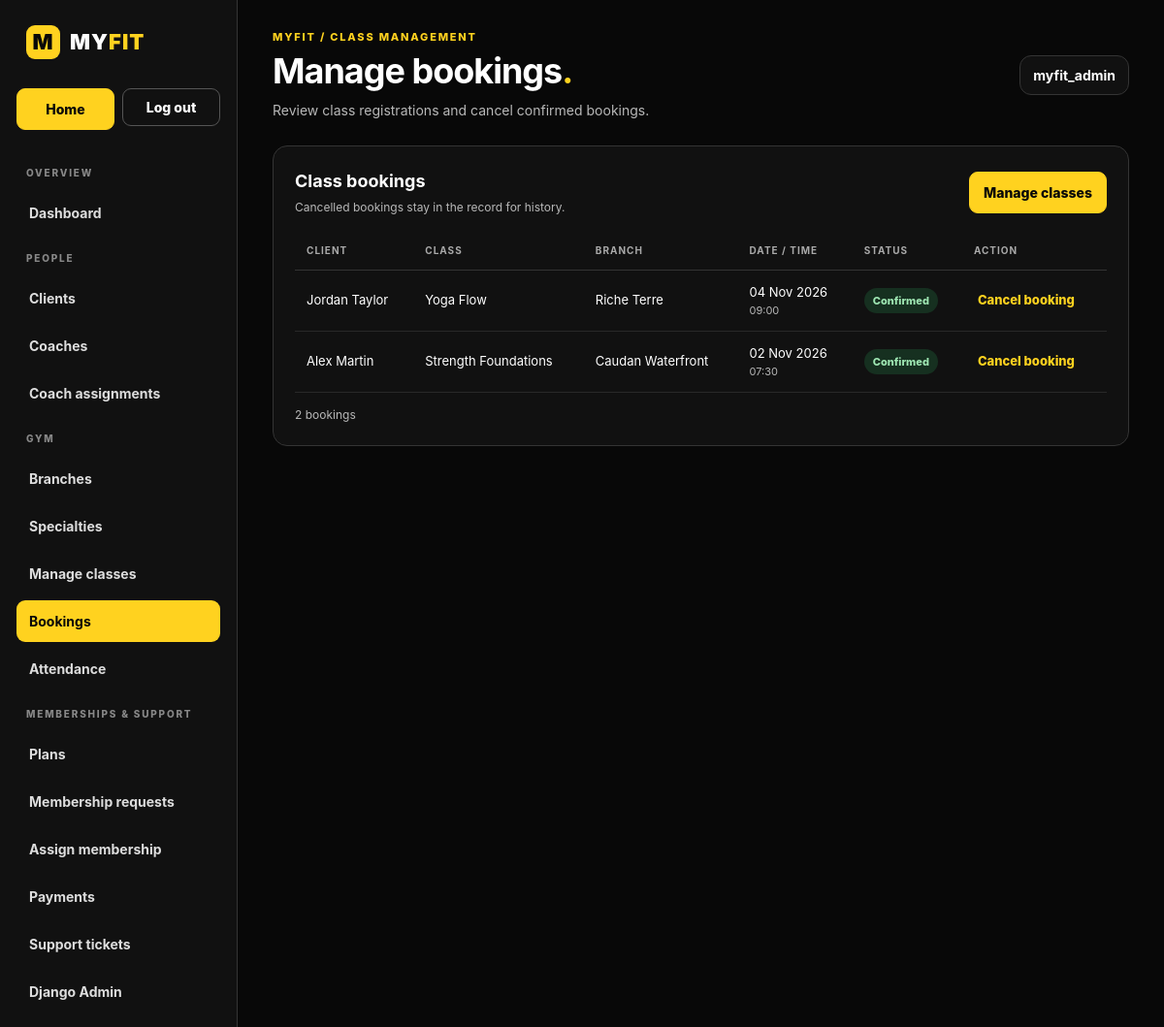
/manage-bookings/ (signed in), run on the app's committed database.
### core/models.py (models this page shows, shortened)
class ClassBooking(models.Model):
    STATUS_CHOICES = [('Confirmed', 'Confirmed'), ('Cancelled', 'Cancelled')]
    session = models.ForeignKey(ClassSession, on_delete=models.CASCADE, related_name='bookings')
    client = models.ForeignKey('ClientProfile', on_delete=models.CASCADE, related_name='bookings')
    status = models.CharField(max_length=20, choices=STATUS_CHOICES, default='Confirmed')
    booked_at = models.DateTimeField(auto_now_add=True)
    cancelled_at = models.DateTimeField(null=True, blank=True)
    class Meta:
        constraints = [
            models.UniqueConstraint(
                fields=['session', 'client'],
                condition=Q(status='Confirmed'),
                name='myfit_unique_confirmed_session_client',
            ),
        ]

class ClientProfile(models.Model):
    user = models.OneToOneField( #Creates a one-to-one relationship between ClientProfile and User.
        settings.AUTH_USER_MODEL, #It tells Django which User model your application uses for authentication (login, passwords, usernames, etc.).
        on_delete=models.CASCADE, #Defines what happens when the referenced User is deleted.
        related_name="client_profile",) #Django to define a name for accessing a related model in the reverse direction.
    date_of_birth = models.DateField(null=True, blank=True,
                                     validators=[validate_not_future]) #chech if date is valide
    gender = models.CharField(max_length=20, blank=True)
    phone = models.CharField(max_length=20, blank=True)
    created_at = models.DateTimeField(auto_now_add=True)
    updated_at = models.DateTimeField(auto_now=True)

class ClassSession(models.Model):
    STATUS_CHOICES = [
        ('Draft', 'Draft'),
        ('Scheduled', 'Scheduled'),
        ('Cancelled', 'Cancelled'),
        ('Completed', 'Completed'),
    ]
    title = models.CharField(max_length=100)
    category = models.CharField(max_length=30, choices=[
        ('Strength', 'Strength'), ('HIIT', 'HIIT'), ('Yoga', 'Yoga'),
        ('Zumba', 'Zumba'), ('Mobility', 'Mobility'),
        ('Conditioning', 'Conditioning'),
    ], default='Strength')
    description = models.TextField(blank=True)
    branch = models.ForeignKey('Branch', on_delete=models.CASCADE, related_name='classes')
    coach = models.ForeignKey('CoachProfile', on_delete=models.CASCADE, related_name='classes')
    date = models.DateField()
    time = models.TimeField()
    end_time = models.TimeField(
        blank=True,
        null=True,
        help_text='Expected class end time; must be after the start time.'
    )
    image = models.ImageField(upload_to='classes/', blank=True, validators=MYFIT_IMAGE_VALIDATORS)#<----Loick
    capacity = models.PositiveIntegerField(default=10)
    status = models.CharField(max_length=20, choices=STATUS_CHOICES, default='Scheduled')
    created_at = models.DateTimeField(auto_now_add=True)

class Branch(models.Model): #allows Django to map this class to a database table.
    name = models.CharField(max_length=120, unique=True) #short strings, maximum of 120 characters, unique name
    address = models.TextField() #Stores text without, field as required by default, field is non-null by default.
    phone = models.CharField(max_length=20, blank=True) #Stores the number as text because someone could put a + at the start
    email = models.EmailField(blank=True) #specialized CharField that validates email formatting
    opening_hours = models.TextField(blank=True)
    operational_status = models.CharField(max_length=20, choices=[
        ('Open', 'Open'), ('Maintenance', 'Maintenance'),
        ('Coming soon', 'Coming soon'), ('Closed', 'Closed'),
    ], default='Open')
    is_active = models.BooleanField(default=True)
    image = models.ImageField(upload_to='branches/', blank=True, validators=MYFIT_IMAGE_VALIDATORS)#<------ image
    created_at = models.DateTimeField(auto_now_add=True)#Stores when the branch record was created.
    updated_at = models.DateTimeField(auto_now=True)#Stores when the branch record was updated.
    class Meta:
        verbose_name_plural = "Branches"
        ordering = ["name"] #This tells Django to sort query results by name in ascending alphabetical order by default.

### core/views.py (the view)
# urls.py: path('manage-bookings/', views.manage_bookings, name='manage_bookings'),
@role_required('Admin')
def manage_bookings(request):
    bookings = ClassBooking.objects.select_related(
        'session__branch', 'client__user',
    ).order_by('-booked_at')
    return render(request, 'myfit/manage_bookings.html', {'bookings': bookings})

### core/context_processors.py (called while the page is built)
def notifications(request):
    if not request.user.is_authenticated:
        return {
            'latest_notifications': (),
            'unread_notification_count': 0,
        }
    notification_manager = request.user.notifications
    return {
        'latest_notifications': notification_manager.order_by('-created_at')[:10],
        'unread_notification_count': notification_manager.filter(is_read=False).count(),
    }

### core/permissions.py (called while the page is built)
def has_role(user, role):
    if not user.is_authenticated or not user.is_active: #user.is_authenticated checks whether the user is logged in.
        return False
    if role == "Admin" and user.is_superuser:
        return True
    return user.groups.filter(name=role).exists()

def role_required(role):# """Require login plus a named role; authenticated wrong-role users get 403."""
    def decorator(view_func):
        @login_required#ensures the user is logged in. Otherwise, they're redirected to the login page.
        @wraps(view_func)
        def wrapped(request, *args, **kwargs):
            if not has_role(request.user, role):#verifies whether the user belongs to the required group (Client, Coach, or Admin). If not, Django returns a 403 Forbidden error.
                raise PermissionDenied("You are not allowed to access this page.")
            return view_func(request, *args, **kwargs) #executes and displays the requested page.
        return wrapped
    return decorator

### core/templates/myfit/manage_bookings.html (shortened to what this page needs)
{% load static %}
<!doctype html>
<html lang="en">
<head>
  <link rel="stylesheet" href="{% static 'css/admin_dashboard.css' %}">
</head>
<body>
<div class="shell">
  {% include "myfit/partials/admin_sidebar.html" with active="bookings" %}
  <main class="main">
    <header class="topbar">
      <div>
        <p class="eyebrow">MyFit / Class management</p>
        <h1 class="page-title">Manage bookings<em>.</em></h1>
        <p class="subtitle">Review class registrations and cancel confirmed bookings.</p>
      </div>
      <div class="user-chip"><strong>{{ request.user.get_full_name|default:request.user.username }}</strong></div>
    </header>
    <section class="panel">
      <div class="panel-head">
        <div>
          <h2 class="panel-title">Class bookings</h2>
          <p class="panel-subtitle">Cancelled bookings stay in the record for history.</p>
        </div>
        <a class="btn btn-primary" href="{% url 'myfit:manage_classes' %}">Manage classes</a>
      </div>
      <div class="table-wrap">
        <table>
          <thead>
            <tr><th>CLIENT</th><th>CLASS</th><th>BRANCH</th><th>DATE / TIME</th><th>STATUS</th><th>ACTION</th></tr>
          </thead>
          <tbody>
            {% for booking in bookings %}
            <tr>
              <td>{{ booking.client.user.get_full_name|default:booking.client.user.username }}</td>
              <td>{{ booking.session.title }}</td>
              <td>{{ booking.session.branch.name }}</td>
              <td>{{ booking.session.date|date:"d M Y" }}<div class="secondary-text">{{ booking.session.time|time:"H:i" }}</div></td>
              <td><span class="status {% if booking.status == 'Confirmed' %}status-active{% else %}status-inactive{% endif %}">{{ booking.status }}</span></td>
              <td>
                {% if booking.status == 'Confirmed' %}
                <form method="post" action="{% url 'myfit:cancel_booking' booking.pk %}">
                  <button class="text-btn" type="submit">Cancel booking</button>
                </form>
                {% else %}<span class="secondary-text">—</span>{% endif %}
              </td>
            </tr>
            {% empty %}
            <tr><td class="empty" colspan="6">There are no recorded class bookings.</td></tr>
            {% endfor %}
          </tbody>
        </table>
      </div>
      <div class="table-footer">{{ bookings|length }} booking{{ bookings|length|pluralize }}</div>
    </section>
  </main>
</div>
</body>
</html>

### core/static/css/admin_dashboard.css (style rules this page uses)
:root { --black:#080808;--black-2:#111;--yellow:#ffd21f;--white:#fff;--muted:#b8b8b8;--line:#343434;--green:#9ee6b2;--red:#ff9c9c }
* { box-sizing:border-box }
html { color-scheme:dark }
body { margin:0;background:var(--black);color:var(--white);font:14px/1.5 Inter,"Segoe UI",Arial,sans-serif }
a { color:inherit;text-decoration:none }
.shell { display:flex;min-height:100vh }
.main { flex:1;min-width:0;padding:30px clamp(16px,3vw,42px) }
.topbar { display:flex;justify-content:space-between;align-items:center;gap:20px;margin-bottom:26px }
.eyebrow { margin:0 0 7px;color:var(--yellow);font-size:11px;letter-spacing:1.8px;font-weight:850;text-transform:uppercase }
.page-title { margin:0;font-size:clamp(27px,3vw,37px);line-height:1.1;letter-spacing:-1px }
.page-title em { color:var(--yellow);font-style:normal }
.subtitle { color:var(--muted);margin:10px 0 0 }
.user-chip { background:var(--black-2);border:1px solid var(--line);padding:9px 13px;border-radius:12px;white-space:nowrap }
.stat,.panel { background:var(--black-2);border:1px solid var(--line);border-radius:15px }
.panel { padding:22px;margin-top:14px }
.btn { display:inline-flex;align-items:center;border:1px solid #555;border-radius:9px;padding:10px 14px;font-weight:800 }
.btn-primary { background:var(--yellow);color:var(--black);border-color:var(--yellow) }
.panel-head { display:flex;justify-content:space-between;align-items:center;gap:16px;margin-bottom:16px }
.panel-title { margin:0;font-size:18px }
.panel-subtitle { margin:5px 0 0;color:var(--muted);font-size:12px }
.table-wrap { overflow-x:auto }
table { width:100%;border-collapse:collapse;white-space:nowrap }
th { text-align:left;font-size:10px;letter-spacing:1px;color:#aaa;padding:12px;border-bottom:1px solid var(--line) }
td { padding:13px 12px;border-bottom:1px solid #292929;font-size:13px }
.secondary-text { font-size:11px;color:var(--muted) }
.status { display:inline-block;padding:5px 9px;border-radius:99px;font-size:11px;font-weight:800 }
.status-active { color:var(--green);background:#163020 }
.text-btn { border:0;background:none;color:var(--yellow);font:inherit;font-weight:800;cursor:pointer;padding:4px }
.table-footer { color:var(--muted);font-size:12px;padding-top:14px }

### data on the page
ClassBooking: client.user.get_full_name "Jordan Taylor", session "Yoga Flow", session.branch.name "Riche Terre", session "04 Nov 2026", session.time "09:00", status "Confirmed", shows "Cancel booking"
ClassBooking: client.user.get_full_name "Alex Martin", session "Strength Foundations", session.branch.name "Caudan Waterfront", session "02 Nov 2026", session.time "07:30", status "Confirmed", shows "Cancel booking"

### other printed values
{{ request.user.get_full_name|default:request.user.username }} "myfit_admin"
{{ bookings|length }} "2"
